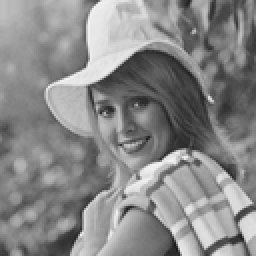
%> input picture Image encryption examples/Cosine-transform-based chaotic system for image encryption/codes/Elaine256.png, 128 x 128 px, shrunk from 256 x 256 before the run (shown 2 times larger)
$ octave NPCRandUACI.m   (GNU Octave 9; MATLAB toolbox functions it lacks are replaced by stand-ins)
%> lines starting %> are read from the running program, lines starting %| are printed output that depends on the picture; in (x1, y1, x2, y2) boxes, pixels count from 0 and x2, y2 are one past the last pixel; in counts of white or black regions, pixels touching at a corner belong together; the program's own positions count from 1
### Image encryption examples/Cosine-transform-based chaotic system for image encryption/codes/ImageCipher.m

function varargout = ImageCipher(P,para,K)
%%%%%%%%%%%%%%%%%%%%%%%%%%%%%%%%%%%%%%%%%%%%%%%%%%%%%%%%%%%%%%%%%%%%%%%%%%%%%%
% This is the main function to implement image cipher
% P:    the input image;
% para: operation type, 'en' or 'de';
% K:    the key, when para = 'en', it can be given or can not be given;
%       when para = 'de', it must be given;
% C:    the encryption result
% K_d:  the deceyption key
%%%%%%%%%%%%%%%%%%%%%%%%%%%%%%%%%%%%%%%%%%%%%%%%%%%%%%%%%%%%%%%%%%%%%%%%%%%%%
%%
%% to get the key
if ~exist('K','var') && strcmp(para,'en')
    K = round(rand(1,256));
    OutNum = 2;
elseif ~exist('K','var')  && strcmp(para,'de')
    error('Can not dectrypted without a key');
else
    OutNum = 1;
end

%%extract the key to obtain the initial values for 4 round
IV = KeyGen(K);

%%
if max(P(:)>1)
    F = 256;
else
    F = 2;
end

 %% To do the encryption/decryption
[M,N] = size(P);
L = floor(min(M,N)^0.5);
C = double(P);
switch para
    case 'en'
        for m = 1:4
            S = ChaoticSeq(IV(:,m),4*L*L);
            C = HEScrambling(C,S,para);
            C = rot90(C,m);
            S = ChaoticSeq(IV(:,m),M*N);
            C = ROSubstitution(C,S,para);
        end
    case 'de'
        for m = 4:-1:1
            S = ChaoticSeq(IV(:,m),M*N);
            C = ROSubstitution(C,S,para);
            C = rot90(C,4-m);
            S = ChaoticSeq(IV(:,m),4*L*L);
            C = HEScrambling(C,S,para);
        end
end

if F == 256
    C = uint8(C);
else
    C = logical(C);
end

%%
if OutNum == 1
    varargout{1} = C;
else
    varargout{1} = C;
    varargout{2} = K;
end
end % end of the function ImageCipher


%%
function C = HEScrambling(P,S,para)
[M,N] = size(P);
L = floor(min(M,N)^0.5);
A = S(1:L*L); B = S(L*L+1:2*L*L);
Y = S(2*L*L+1:3*L*L); Z = S(3*L*L+1:4*L*L);
[A1,IA] = sort(A); [B1,IB] = sort(B);
[Y1,IY] = sort(Y); [Z1,IZ] = sort(Z);

O = zeros(L*L,L*L);
Q = O;
for i = 1:L*L
    for j = 1:L*L
        m = mod(i+IB(j)-1,L*L) + 1;
        O(i,j) = IA(m);
        n = mod(i+IZ(j)-1,L*L) + 1;
        Q(i,j) = IY(n);
    end
end

C = P;

switch para
    case 'en'
% [14 lines of commented-out code are left out]
        for j = 1:L*L
            for i = 1:L*L
                a = O(i,j); b = Q(a,j);
                m1 = floor((a-1)/L);n1 = mod((a-1),L);
                m2 = floor((b-1)/L)+1;n2 = mod((b-1),L)+1;

                x = m1*L+m2; y = n1*L+n2;
                C(x,y) = P(i,j);
            end
        end

    case 'de'
        for i = 1:L*L
            for j = 1:L*L
                a = O(i,j); b = Q(a,j);
                m1 = floor((a-1)/L);n1 = mod((a-1),L);
                m2 = floor((b-1)/L)+1;n2 = mod((b-1),L)+1;

                x = m1*L+m2; y = n1*L+n2;
                C(i,j) = P(x,y);
            end
        end
% [14 lines of commented-out code are left out]
end
end %% end of the function

%% to do the random order substitution
function C = ROSubstitution(P,S,para)
    [M,N] = size(P);
    S = reshape(S,[M,N]);
    [A1,I] = sort(S,1);

    P = double(P);
    [r,c] = size(P);

    if (max(P(:))) > 1
        F = 256;
    else
        F = 2;
    end

    S = floor(S.*2^32);
    C = zeros(r,c);
    switch para
        case 'en'
            for x = 1:M
                for y = 1:N
                    if y == 1
                       if x == 1
                           C(I(x,y),y) = mod(P(I(x,y),y) + P(I(M,N),N) + S(I(x,y),y), F);
                       else
                           C(I(x,y),y) = mod(P(I(x,y),y) + C(I(x-1,N),N) + S(I(x,y),y), F);
                       end
                    else
                       C(I(x,y),y) = mod(P(I(x,y),y) + C(I(x,y-1),y-1) + S(I(x,y),y), F);
                    end
                end
            end

        case 'de'
            for x = M:-1:1
                for y = N:-1:1
                    if y == 1
                       if x == 1
                           C(I(x,y),y) = mod(P(I(x,y),y) - C(I(M,N),N) - S(I(x,y),y), F);
                       else
                           C(I(x,y),y) = mod(P(I(x,y),y) - P(I(x-1,N),N) - S(I(x,y),y), F);
                       end
                    else
                       C(I(x,y),y) = mod(P(I(x,y),y) - P(I(x,y-1),y-1) - S(I(x,y),y), F);
                    end
                end
            end

    end

end %end of the function

%% To obtain the four piars of initial values for encryption
function IV = KeyGen(K)
    tran = @(K,low,high) sum(K(low:high).*2.^(-(1:(high-low+1))));
    x0 = tran(K,1,32);
    r0 = tran(K,33,64);
    p = tran(K,65,96);
    g = bi2de(K(97:128));
    T = blkproc(K(129:256),[1,32],@(x) bi2de(x));

    IV = zeros(2,4);
    for m = 1:4
        x = mod(g*x0+T(m)*p, 1);
        r = mod(g*r0+T(m)*p, 1);
        IV(1,m) = x;
        IV(2,m) = r;
    end
end %% end of the function

%% To obtain the chaotic sequences
function S = ChaoticSeq(IV,Len)
    x = IV(1); r = IV(2);
    S = zeros(1,Len);
    for m = 1:1000
        x = cos(pi*(4*r*x*(1-x)+(1-r)*sin(pi*x)-0.5));
    end
    for m = 1:Len
        x = cos(pi*(4*r*x*(1-x)+(1-r)*sin(pi*x)-0.5));
        S(m) = x;
    end
end

### Image encryption examples/Cosine-transform-based chaotic system for image encryption/codes/NPCRandUACI.m
%% NPCR and UACI
clc;clear;
P = imread('Elaine256.png');
%> P is the input picture: size 128x128 uint8; min 24, max 245, mean 136.4
[C,K] = ImageCipher(P,'en');
%> the loop in ImageCipher, `for m = 1:4` made 4 passes
%> pass 1, in ImageCipher, `C = ROSubstitution(C,S,para);`:
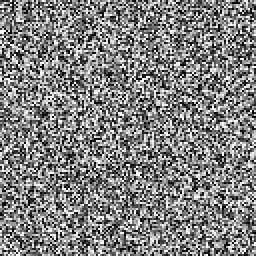
%> C: size 128x128 double (shown 2 times larger); min 0, max 255, mean 128.6
%> after the loop in ImageCipher, `for m = 1:4`:
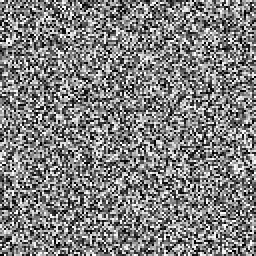
%> C: size 128x128 double (shown 2 times larger); min 0, max 255, mean 127.5
%> K = 256 values, max 1 at index 1, min 0 at index 3, mean 0.531
[row, column] = size(P);
%> row = 128; column = 128

ctime = datestr(now, 30);%取系统时间
tseed = str2num(ctime((end - 5) : end)) ;%将时间字符转换为数字
rand('seed', tseed*100) ;%设置种子，若不设置种子则可取到伪随机数
r = randi(row);
c = randi(column);
P2 = P;
if P2(r,c) == 0
    P2(r,c) = P2(r,c)+1;
else
    P2(r,c) = P2(r,c) -1;
%> P2: size 128x128 uint8; 0.01% of pixels changed, all inside (x1, y1, x2, y2) = (113, 77, 114, 78)
end
C2 = ImageCipher(P2,'en',K);
%> call 2 of ImageCipher, with para = 'en'
%> the loop in KeyGen (call 2), `for m = 1:4` made 4 passes
%> (x, r) on passes 1 to 4: (0.429, 0.807), (0.915, 0.294), (0.668, 0.0464), (0.311, 0.69)
%> in ImageCipher (call 2), `IV = KeyGen(K);`: IV = [0.429 0.915 0.668 0.311; 0.807 0.294 0.0464 0.69]
%> the loop in ImageCipher (call 2), `for m = 1:4` made 4 passes
%> pass 1, in ROSubstitution (call 5), `S = reshape(S,[M,N]);`:
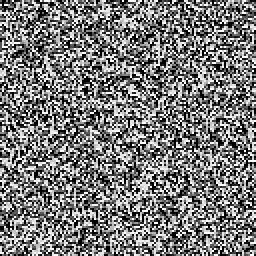
%> S: size 128x128 double (shown 2 times larger); min 1.14e-07, max 1, mean 0.479
%> pass 1, in ROSubstitution (call 5), `[A1,I] = sort(S,1);`:
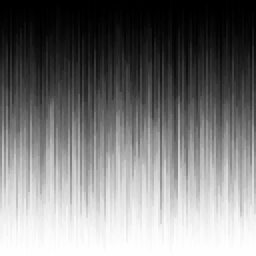
%> A1: size 128x128 double (shown 2 times larger); min 1.14e-07, max 1, mean 0.479; mean of the top-left, top-right, bottom-left and bottom-right quarters 0.166, 0.161, 0.795, 0.794
%> after the loop in ImageCipher (call 2), `for m = 1:4`:
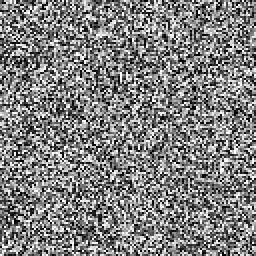
%> C: size 128x128 double (shown 2 times larger); min 0, max 255, mean 127.7

D = zeros(row,column);
for i = 1:row
    for j = 1:column
        if C2(i,j) ~= C(i,j)
            D(i,j) = 1;
        end
    end
end
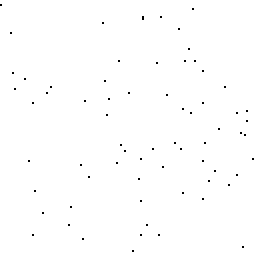
%> D: size 128x128 double (shown 2 times larger); values 0 (black) and 1 (white), 99.6% white; black in thin lines or dots


A_NPCR = sum(D(:))/(row*column)*100;
%> A_NPCR = 99.58

C = double(C);
C2 = double(C2);
A = zeros(row,column);
for i = 1:row
    for j = 1:column
        A(i,j)=abs(C(i,j)-C2(i,j));
    end
end
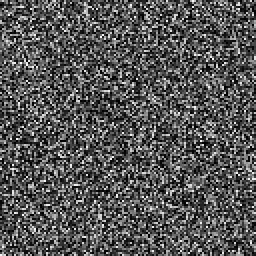
%> A: size 128x128 double (shown 2 times larger); min 0, max 254, mean 85.5
A_UACI = sum(A(:))/(255*row*column)*100;
%> A_UACI = 33.53
